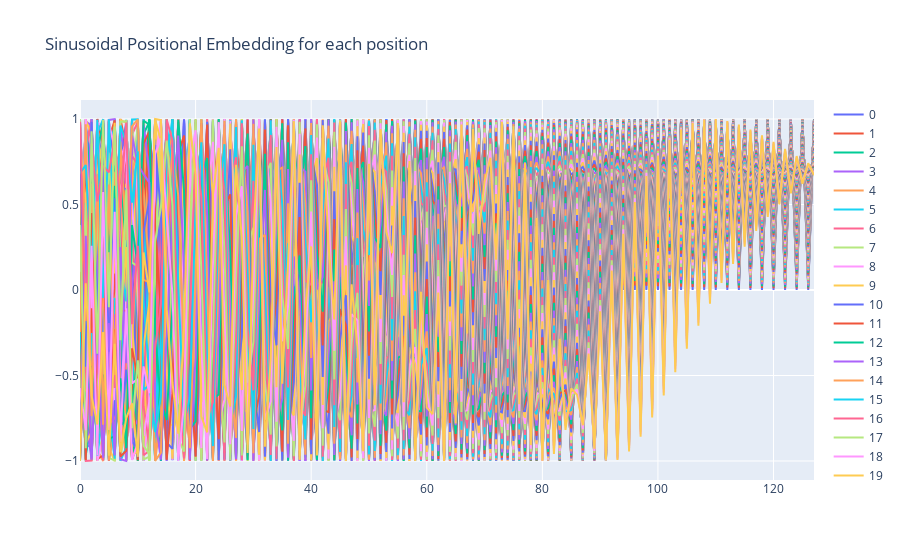

The notebook cell this image was saved under:
### Code cell
# plot positional embedding for each position
fig = go.Figure()
for i in range(pos_emb.shape[0]):
    fig.add_trace(go.Scatter(x=np.arange(pos_emb.shape[1]), y=pos_emb[i], name=str(i)))

fig.update_layout(
    title='Sinusoidal Positional Embedding for each position',
    )

fig.show()
